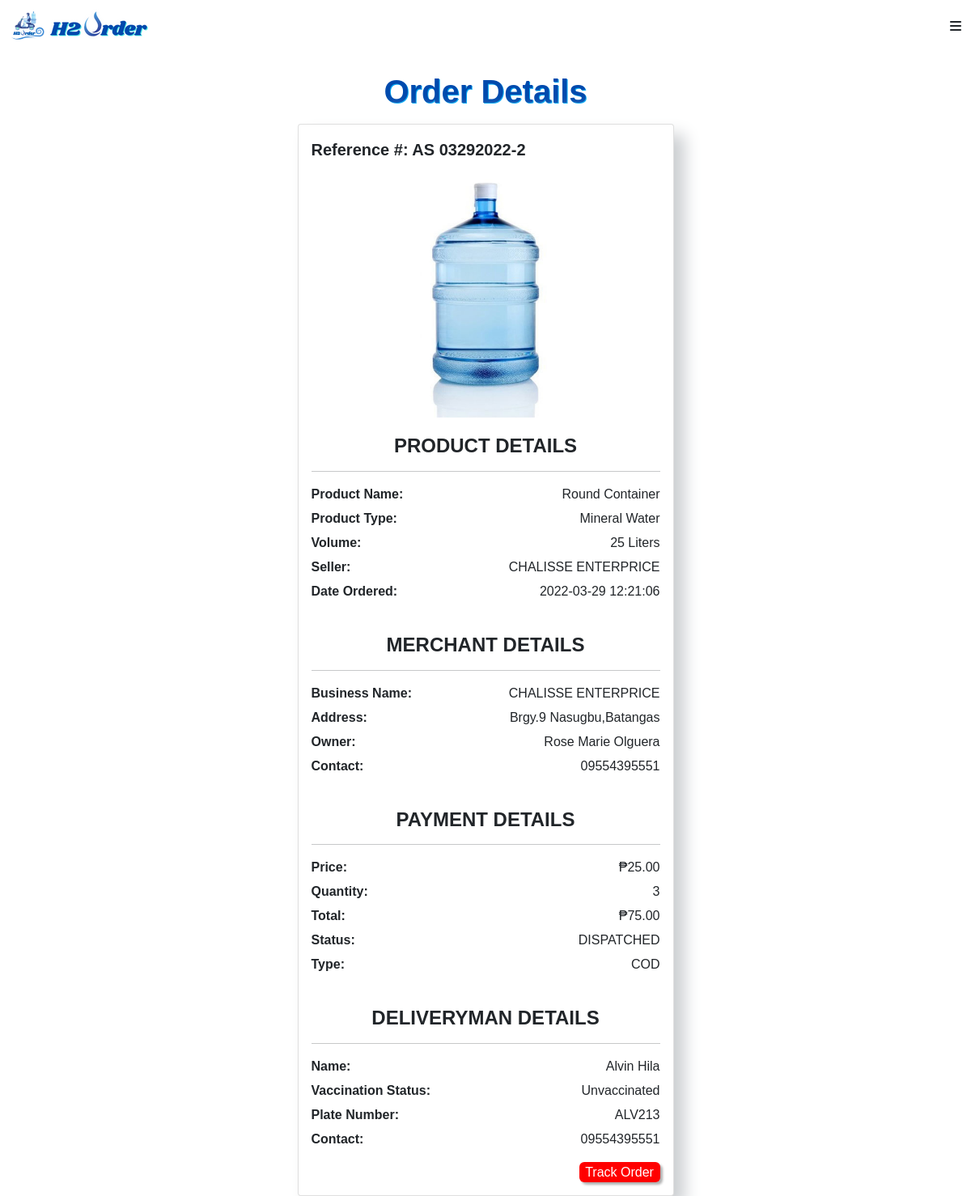
The app's page /customer/dispatched_order_details.php?order_id=2 (signed in), older data.
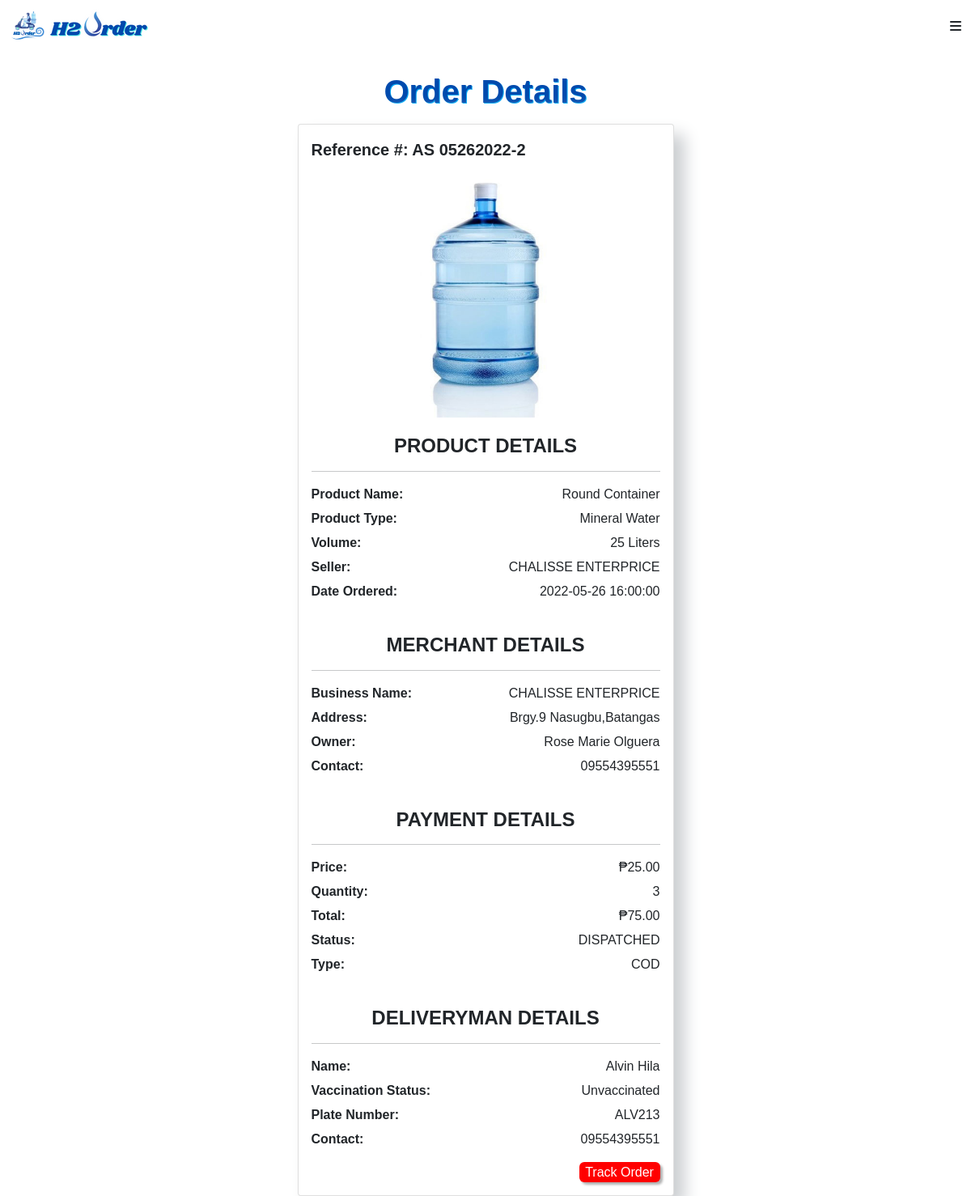
The same page, newer data.
### tables this page shows
CREATE TABLE `orderlist` (
  `order_id` int(11) NOT NULL,
  `product_id` int(11) NOT NULL,
  `customer_id` int(11) NOT NULL,
  `merchant_id` int(11) NOT NULL,
  `deliveryman_id` int(11) DEFAULT NULL,
  `status` text NOT NULL,
  `quantity` text NOT NULL,
  `total` int(11) NOT NULL,
  `type` text,
  `photo` text,
  `receipt` varchar(255) NOT NULL,
  `receipt_status` varchar(255) NOT NULL,
  `date` timestamp NOT NULL DEFAULT CURRENT_TIMESTAMP
);

CREATE TABLE `product` (
  `product_id` int(11) NOT NULL,
  `merchant_id` int(11) NOT NULL,
  `product_name` varchar(255) NOT NULL,
  `product_type` varchar(255) NOT NULL,
  `volume` varchar(255) NOT NULL,
  `price` int(11) NOT NULL,
  `image` varchar(255) NOT NULL,
  `description` varchar(255) NOT NULL
);

CREATE TABLE `merchant` (
  `merchant_id` int(11) NOT NULL,
  `username` varchar(255) NOT NULL,
  `password` varchar(255) NOT NULL,
  `business_name` varchar(255) NOT NULL,
  `owner` varchar(255) NOT NULL,
  `address` varchar(255) NOT NULL,
  `barangay` varchar(255) NOT NULL,
  `email` varchar(255) NOT NULL,
  `contact_number` varchar(255) NOT NULL,
  `image` varchar(255) NOT NULL,
  `latitude` varchar(255) NOT NULL,
  `longitude` varchar(255) NOT NULL,
  `opening` time NOT NULL,
  `closing` time NOT NULL,
  `status` varchar(255) NOT NULL
);

CREATE TABLE `deliveryman` (
  `deliveryman_id` int(11) NOT NULL,
  `merchant_id` int(11) NOT NULL,
  `name` varchar(255) NOT NULL,
  `username` varchar(255) NOT NULL,
  `password` varchar(255) NOT NULL,
  `plate_number` varchar(255) NOT NULL,
  `contact_number` varchar(255) NOT NULL,
  `status` varchar(255) NOT NULL,
  `vaccination_status` varchar(255) NOT NULL,
  `photo` varchar(255) NOT NULL,
  `d_latitude` varchar(255) NOT NULL,
  `d_longitude` varchar(255) NOT NULL
);

### customer/dispatched_order_details.php (the view, shortened to what the changed rows need)
<?php
require_once '../connection.php';
?>
<!DOCTYPE html>
<html>
    <head>
        <link href="https://cdn.jsdelivr.net/npm/bootstrap@5.0.2/dist/css/bootstrap.min.css" rel="stylesheet">
        <link rel="stylesheet" href="../main.css">
    </head>
    <body style="background-color: #fff" >
      <?php include 'navbar.php' ?>
      <center>
      <div class="container">
        <?php
            $query = $conn->query("SELECT product.product_id,product.image,product.product_name,product.product_type,
            product.price, product.merchant_id,product.volume,orderlist.status, orderlist.order_id,orderlist.quantity,
            orderlist.total, orderlist.type, orderlist.photo,orderlist.receipt, orderlist.receipt_status,orderlist.date,
            merchant.business_name,merchant.merchant_id, merchant.owner, merchant.address , merchant.barangay, customer.firstname, customer.lastname, customer.address, customer.contact_number,customer.customer_id,deliveryman.name, deliveryman.plate_number, deliveryman.contact_number, deliveryman.deliveryman_id,deliveryman.vaccination_status
            FROM `orderlist`
            RIGHT JOIN product ON orderlist.product_id = product.product_id
            RIGHT JOIN merchant ON orderlist.merchant_id = merchant.merchant_id
            RIGHT JOIN customer ON orderlist.customer_id = customer.customer_id
            RIGHT JOIN deliveryman ON orderlist.deliveryman_id = deliveryman.deliveryman_id
             WHERE orderlist.order_id = '".$_REQUEST['order_id']."'") or die(mysqli_error());
            while($fetch = $query->fetch_array()){
          ?>
          <form action="action.php" method="POST" enctype="multipart/form-data" >
       <div class="col-md-12 col-lg-5 mb-5 mb-lg-0">
        <div class="card">
            <div class="d-flex justify-content-between p-3">
            <p class="lead mb-0" style="font-weight: 550">
              Reference #: AS <?php echo date("mdY-", strtotime($fetch['date']))?><?php echo $fetch['order_id']?></p>
            </div>
            <center><img src = "../photo/<?php echo $fetch['image']?>" style="width: 300px;
            height: 300px; margin-bottom: 5px;" class="card-img-top"/></center>
           <div class="card-body">
             <div class="d-flex justify-content-center mb-3">
              <h4 class="mb-0" style="font-weight:550">PRODUCT DETAILS</h4>
              </div>
             <hr>
             <div class="d-flex justify-content-between">
              <p class="card-text" style="font-weight: 550">Product Name: </p>
              <p class="card-text"><?php echo $fetch['product_name']?></p>
             </div>
              <div class="d-flex justify-content-between">
              <p class="card-text" style="font-weight:550;margin-top:-10px;">Product Type: </p>
              <p class="card-text" style="margin-top:-10px;"><?php echo $fetch['product_type']?></p>
             </div>
              <div class="d-flex justify-content-between">
              <p class="card-text" style="font-weight:550;margin-top:-10px;">Volume: </p>
              <p class="card-text" style="margin-top:-10px;"><?php echo $fetch['volume']?></p>
             </div>
             <div class="d-flex justify-content-between">
              <p class="card-text" style="font-weight:550;margin-top:-10px;">Seller: </p>
              <p class="card-text" style="margin-top:-10px;"><?php echo $fetch['business_name']?></p>
             </div>
             <div class="d-flex justify-content-between">
              <p class="card-text" style="font-weight:550;margin-top:-10px;">Date Ordered:</p>
              <p class="card-text"style="margin-top:-10px;"><?php echo $fetch['date']?> </p>
             </div>
                <br>
               <div class="d-flex justify-content-center mb-3">
              <h4 class="mb-0" style="font-weight: 550">MERCHANT DETAILS</h4>
              </div>
             <hr>
            <div class="d-flex justify-content-between">
              <p class="card-text" style="font-weight: 550">Business Name: </p>
              <p class="card-text"><?php echo $fetch['business_name']?> </p>
             </div>
             <div class="d-flex justify-content-between">
              <p class="card-text" style="font-weight:550;margin-top:-10px;">Address: </p>
              <p class="card-text" style="margin-top:-10px;"><?php echo $fetch['address']?>
              <?php echo $fetch['barangay']?> Nasugbu,Batangas</p>
             </div>
              <div class="d-flex justify-content-between">
              <p class="card-text" style="font-weight:550;margin-top:-10px;">Owner:</p>
              <p class="card-text"style="margin-top:-10px;"><?php echo $fetch['owner']?> </p>
             </div>
             <div class="d-flex justify-content-between">
              <p class="card-text" style="font-weight:550;margin-top:-10px;">Contact:</p>
              <p class="card-text"style="margin-top:-10px;"><?php echo $fetch['contact_number']?> </p>
             </div>
              <br>
               <div class="d-flex justify-content-center mb-3">
              <h4 class="mb-0" style="font-weight: 550">PAYMENT DETAILS</h4>
              </div>
             <hr>
            <div class="d-flex justify-content-between">
              <p class="card-text" style="font-weight: 550">Price: </p>
              <p class="card-text">&#8369;<?php echo $fetch['price']?>.00</p>
             </div>
             <div class="d-flex justify-content-between">
              <p class="card-text" style="font-weight:550;margin-top:-10px;">Quantity: </p>
              <p class="card-text" style="margin-top:-10px;"><?php echo $fetch['quantity']?></p>     </div>
             <div class="d-flex justify-content-between">
              <p class="card-text" style="font-weight:550;margin-top:-10px;">Total:</p>
              <p class="card-text"style="margin-top:-10px;">&#8369;<?php echo $fetch['quantity']* $fetch['price']?>.00</p>
             </div>
              <div class="d-flex justify-content-between">
              <p class="card-text" style="font-weight:550;margin-top:-10px;">Status:</p>
              <p class="card-text"style="margin-top:-10px;"><?php echo  strtoupper($fetch['status'])?></p>
             </div>
              <div class="d-flex justify-content-between">
                 <p class="card-text" style="font-weight:550;margin-top:-10px;">Type:</p>
                <p class="card-text" style="margin-top:-10px;"><?php echo  strtoupper($fetch['type'])?></p>
             </div>
            <br>
               <div class="d-flex justify-content-center mb-3">
              <h4 class="mb-0" style="font-weight: 550">DELIVERYMAN DETAILS</h4>
              </div>
             <hr>
            <div class="d-flex justify-content-between">
              <p class="card-text" style="font-weight: 550">Name: </p>
              <p class="card-text"><?php echo $fetch['name']?></p>
             </div>
             <div class="d-flex justify-content-between">
              <p class="card-text" style="font-weight:550;margin-top:-10px;">Vaccination Status: </p>
              <p class="card-text" style="margin-top:-10px;"><?php echo $fetch['vaccination_status']?></p>
             </div>
             <div class="d-flex justify-content-between">
              <p class="card-text" style="font-weight:550;margin-top:-10px;">Plate Number: </p>
              <p class="card-text" style="margin-top:-10px;"><?php echo $fetch['plate_number']?></p>
             </div>
             <div class="d-flex justify-content-between">
              <p class="card-text" style="font-weight:550;margin-top:-10px;">Contact:</p>
              <p class="card-text"style="margin-top:-10px;"><?php echo $fetch['contact_number']?> </p>
             </div>
          <div class="d-flex justify-content-between">
               <a href="delivery_destination.php?order_id=<?php echo $fetch['order_id']?>"><input type="button" name="show" style="background-color:red; border:none;border-radius: 6px;
            box-shadow: 3px 3px 3px #b1b1b1, -3px -3px 3px #fff; color:white; height: 25px; width:100px;"
              value="Track Order"></a>
             </div>
          </div>
        </div>
      </div>
            </form>
        <?php
        }
        ?>
      </div>
    </body>
</html>

Row changes from the older to the newer data that the page shows:
changed orderlist "DISPATCHED": date "03292022-" → "05262022-"; date "2022-03-29 12:21:06" → "2022-05-26 16:00:00"
